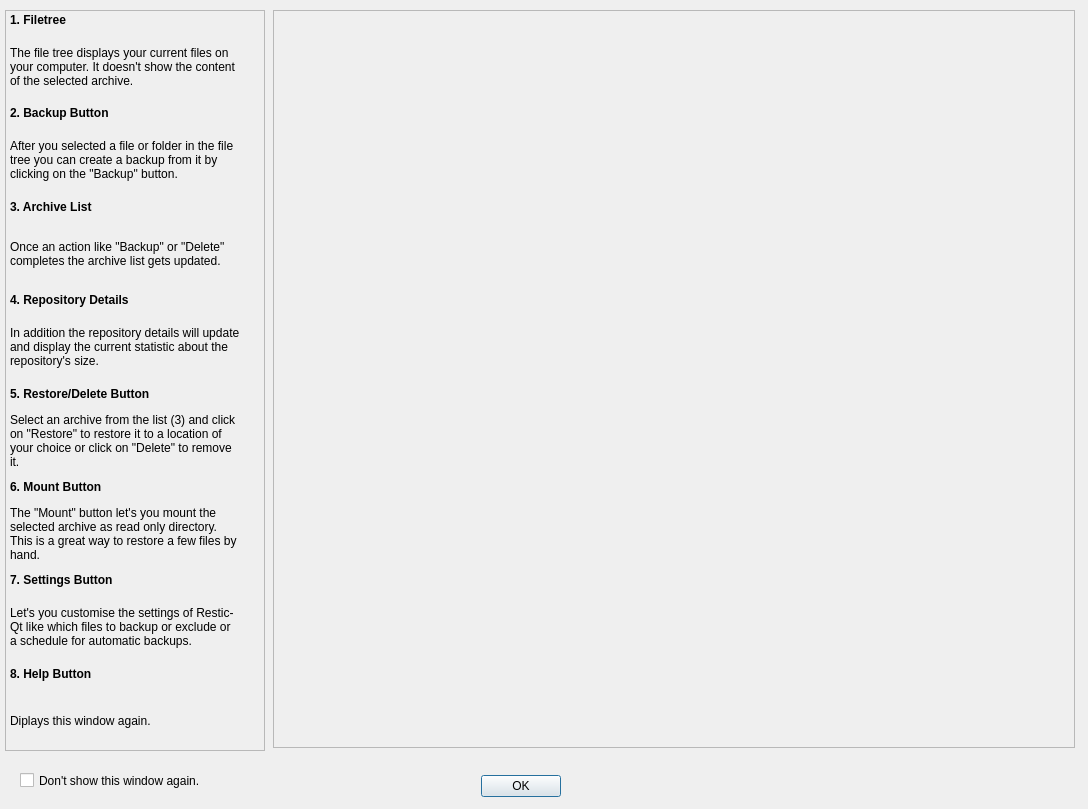
<?xml version="1.0" encoding="UTF-8"?>
<ui version="4.0">
 <class>Dialog</class>
 <widget class="QDialog" name="Dialog">
  <property name="geometry">
   <rect>
    <x>0</x>
    <y>0</y>
    <width>1088</width>
    <height>809</height>
   </rect>
  </property>
  <property name="minimumSize">
   <size>
    <width>1088</width>
    <height>809</height>
   </size>
  </property>
  <property name="maximumSize">
   <size>
    <width>1088</width>
    <height>809</height>
   </size>
  </property>
  <property name="baseSize">
   <size>
    <width>1088</width>
    <height>809</height>
   </size>
  </property>
  <property name="windowTitle">
   <string>Dialog</string>
  </property>
  <widget class="QDialogButtonBox" name="button_box">
   <property name="geometry">
    <rect>
     <x>350</x>
     <y>770</y>
     <width>341</width>
     <height>32</height>
    </rect>
   </property>
   <property name="orientation">
    <enum>Qt::Horizontal</enum>
   </property>
   <property name="standardButtons">
    <set>QDialogButtonBox::Ok</set>
   </property>
   <property name="centerButtons">
    <bool>true</bool>
   </property>
  </widget>
  <widget class="QCheckBox" name="check_hide_enabled">
   <property name="geometry">
    <rect>
     <x>20</x>
     <y>770</y>
     <width>231</width>
     <height>21</height>
    </rect>
   </property>
   <property name="text">
    <string>Don't show this window again.</string>
   </property>
  </widget>
  <widget class="QLabel" name="label_image">
   <property name="geometry">
    <rect>
     <x>273</x>
     <y>10</y>
     <width>802</width>
     <height>738</height>
    </rect>
   </property>
   <property name="text">
    <string/>
   </property>
   <property name="pixmap">
    <pixmap>main_window.png</pixmap>
   </property>
  </widget>
  <widget class="QWidget" name="verticalLayoutWidget">
   <property name="geometry">
    <rect>
     <x>10</x>
     <y>10</y>
     <width>251</width>
     <height>741</height>
    </rect>
   </property>
   <layout class="QVBoxLayout" name="layout_description">
    <property name="sizeConstraint">
     <enum>QLayout::SetMaximumSize</enum>
    </property>
    <item>
     <widget class="QLabel" name="label_file_tree">
      <property name="maximumSize">
       <size>
        <width>230</width>
        <height>20</height>
       </size>
      </property>
      <property name="font">
       <font>
        <weight>75</weight>
        <bold>true</bold>
       </font>
      </property>
      <property name="text">
       <string>1. Filetree</string>
      </property>
     </widget>
    </item>
    <item>
     <widget class="QLabel" name="label_file_tree_text">
      <property name="maximumSize">
       <size>
        <width>230</width>
        <height>700</height>
       </size>
      </property>
      <property name="autoFillBackground">
       <bool>false</bool>
      </property>
      <property name="text">
       <string>The file tree displays your current files on your computer. It doesn't show the content of the selected archive.</string>
      </property>
      <property name="wordWrap">
       <bool>true</bool>
      </property>
     </widget>
    </item>
    <item>
     <widget class="QLabel" name="label_backup_button">
      <property name="maximumSize">
       <size>
        <width>230</width>
        <height>20</height>
       </size>
      </property>
      <property name="font">
       <font>
        <weight>75</weight>
        <bold>true</bold>
       </font>
      </property>
      <property name="text">
       <string>2. Backup Button</string>
      </property>
     </widget>
    </item>
    <item>
     <widget class="QLabel" name="label_backup_button_text">
      <property name="maximumSize">
       <size>
        <width>230</width>
        <height>700</height>
       </size>
      </property>
      <property name="text">
       <string>After you selected a file or folder in the file tree you can create a backup from it by clicking on the &quot;Backup&quot; button.</string>
      </property>
      <property name="wordWrap">
       <bool>true</bool>
      </property>
     </widget>
    </item>
    <item>
     <widget class="QLabel" name="label_archive_list">
      <property name="maximumSize">
       <size>
        <width>230</width>
        <height>20</height>
       </size>
      </property>
      <property name="font">
       <font>
        <weight>75</weight>
        <bold>true</bold>
       </font>
      </property>
      <property name="text">
       <string>3. Archive List</string>
      </property>
     </widget>
    </item>
    <item>
     <widget class="QLabel" name="label_archive_list_text">
      <property name="maximumSize">
       <size>
        <width>230</width>
        <height>700</height>
       </size>
      </property>
      <property name="text">
       <string>Once an action like &quot;Backup&quot; or &quot;Delete&quot; completes the archive list gets updated.</string>
      </property>
      <property name="wordWrap">
       <bool>true</bool>
      </property>
     </widget>
    </item>
    <item>
     <widget class="QLabel" name="label_repository_details">
      <property name="maximumSize">
       <size>
        <width>230</width>
        <height>20</height>
       </size>
      </property>
      <property name="font">
       <font>
        <weight>75</weight>
        <bold>true</bold>
       </font>
      </property>
      <property name="text">
       <string>4. Repository Details</string>
      </property>
     </widget>
    </item>
    <item>
     <widget class="QLabel" name="label_repository_details_text">
      <property name="maximumSize">
       <size>
        <width>230</width>
        <height>700</height>
       </size>
      </property>
      <property name="text">
       <string>In addition the repository details will update and display the current statistic about the repository's size.</string>
      </property>
      <property name="wordWrap">
       <bool>true</bool>
      </property>
     </widget>
    </item>
    <item>
     <widget class="QLabel" name="label_restore_button">
      <property name="maximumSize">
       <size>
        <width>230</width>
        <height>20</height>
       </size>
      </property>
      <property name="font">
       <font>
        <weight>75</weight>
        <bold>true</bold>
       </font>
      </property>
      <property name="text">
       <string>5. Restore/Delete Button</string>
      </property>
     </widget>
    </item>
    <item>
     <widget class="QLabel" name="label_restore_button_text">
      <property name="maximumSize">
       <size>
        <width>230</width>
        <height>700</height>
       </size>
      </property>
      <property name="text">
       <string>Select an archive from the list (3) and click on &quot;Restore&quot; to restore it to a location of your choice or click on &quot;Delete&quot; to remove it.</string>
      </property>
      <property name="wordWrap">
       <bool>true</bool>
      </property>
     </widget>
    </item>
    <item>
     <widget class="QLabel" name="label_mount_button">
      <property name="maximumSize">
       <size>
        <width>230</width>
        <height>20</height>
       </size>
      </property>
      <property name="font">
       <font>
        <weight>75</weight>
        <bold>true</bold>
       </font>
      </property>
      <property name="text">
       <string>6. Mount Button</string>
      </property>
     </widget>
    </item>
    <item>
     <widget class="QLabel" name="label_mount_button_text">
      <property name="maximumSize">
       <size>
        <width>230</width>
        <height>700</height>
       </size>
      </property>
      <property name="text">
       <string>The &quot;Mount&quot; button let's you mount the selected archive as read only directory. This is a great way to restore a few files by hand.</string>
      </property>
      <property name="wordWrap">
       <bool>true</bool>
      </property>
     </widget>
    </item>
    <item>
     <widget class="QLabel" name="label_settings_button">
      <property name="maximumSize">
       <size>
        <width>230</width>
        <height>20</height>
       </size>
      </property>
      <property name="font">
       <font>
        <weight>75</weight>
        <bold>true</bold>
       </font>
      </property>
      <property name="text">
       <string>7. Settings Button</string>
      </property>
     </widget>
    </item>
    <item>
     <widget class="QLabel" name="label_settings_button_text">
      <property name="maximumSize">
       <size>
        <width>230</width>
        <height>700</height>
       </size>
      </property>
      <property name="text">
       <string>Let's you customise the settings of Restic-Qt like which files to backup or exclude or a schedule for automatic backups.</string>
      </property>
      <property name="wordWrap">
       <bool>true</bool>
      </property>
     </widget>
    </item>
    <item>
     <widget class="QLabel" name="label_help_button">
      <property name="maximumSize">
       <size>
        <width>230</width>
        <height>20</height>
       </size>
      </property>
      <property name="font">
       <font>
        <weight>75</weight>
        <bold>true</bold>
       </font>
      </property>
      <property name="text">
       <string>8. Help Button</string>
      </property>
     </widget>
    </item>
    <item>
     <widget class="QLabel" name="label_help_button_text">
      <property name="maximumSize">
       <size>
        <width>230</width>
        <height>65</height>
       </size>
      </property>
      <property name="text">
       <string>Diplays this window again.</string>
      </property>
      <property name="wordWrap">
       <bool>true</bool>
      </property>
     </widget>
    </item>
   </layout>
  </widget>
  <widget class="QFrame" name="frame_text">
   <property name="geometry">
    <rect>
     <x>5</x>
     <y>10</y>
     <width>260</width>
     <height>741</height>
    </rect>
   </property>
   <property name="maximumSize">
    <size>
     <width>260</width>
     <height>900</height>
    </size>
   </property>
   <property name="frameShape">
    <enum>QFrame::StyledPanel</enum>
   </property>
   <property name="frameShadow">
    <enum>QFrame::Raised</enum>
   </property>
  </widget>
  <widget class="QFrame" name="frame_image">
   <property name="geometry">
    <rect>
     <x>273</x>
     <y>10</y>
     <width>802</width>
     <height>738</height>
    </rect>
   </property>
   <property name="minimumSize">
    <size>
     <width>802</width>
     <height>738</height>
    </size>
   </property>
   <property name="maximumSize">
    <size>
     <width>802</width>
     <height>738</height>
    </size>
   </property>
   <property name="frameShape">
    <enum>QFrame::StyledPanel</enum>
   </property>
   <property name="frameShadow">
    <enum>QFrame::Raised</enum>
   </property>
  </widget>
  <zorder>frame_text</zorder>
  <zorder>button_box</zorder>
  <zorder>check_hide_enabled</zorder>
  <zorder>label_image</zorder>
  <zorder>verticalLayoutWidget</zorder>
  <zorder>frame_image</zorder>
 </widget>
 <resources/>
 <connections>
  <connection>
   <sender>button_box</sender>
   <signal>accepted()</signal>
   <receiver>Dialog</receiver>
   <slot>accept()</slot>
   <hints>
    <hint type="sourcelabel">
     <x>248</x>
     <y>254</y>
    </hint>
    <hint type="destinationlabel">
     <x>157</x>
     <y>274</y>
    </hint>
   </hints>
  </connection>
  <connection>
   <sender>button_box</sender>
   <signal>rejected()</signal>
   <receiver>Dialog</receiver>
   <slot>reject()</slot>
   <hints>
    <hint type="sourcelabel">
     <x>316</x>
     <y>260</y>
    </hint>
    <hint type="destinationlabel">
     <x>286</x>
     <y>274</y>
    </hint>
   </hints>
  </connection>
 </connections>
</ui>
